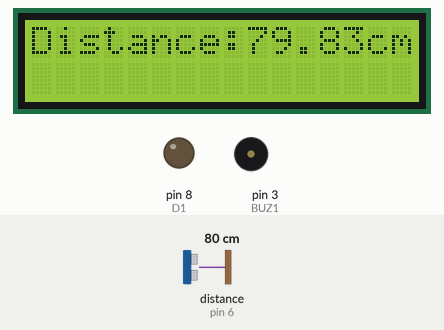
Recording of a sketch running on a simulated Arduino Uno, built with avr-gcc and run on an emulated ATmega328P. Parts: 16×2 character LCD, output pins drawn as LEDs (lit = HIGH), buzzer (waves = sounding). Wiring (inferred from the names in the program): ultrasonic range finder: trigger pin 7; echo pin 6. The inputs (shaded band) are chosen by the test bench; at power-on: distance to the obstacle (sensor on pin 6) 80 cm. The echo pulse lasts 58.3 µs per cm; pins used as bus, display or sensor lines are not drawn; what the sketch prints to the serial monitor is not drawn.

Above: at 2.1 s.
At 3.2 s:
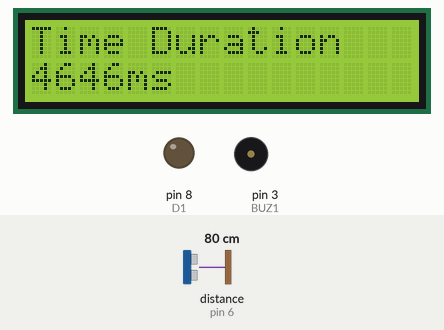
3.3 s: distance to the obstacle (sensor on pin 6) set to 34 cm
At 5.3 s:
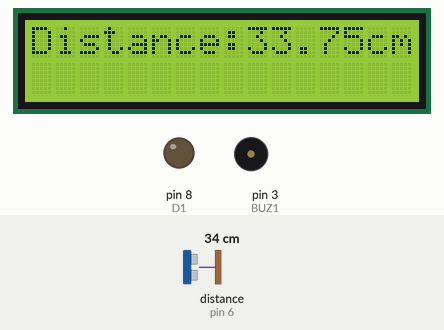
10.1 s: distance to the obstacle (sensor on pin 6) set to 29 cm
At 14.5 s:
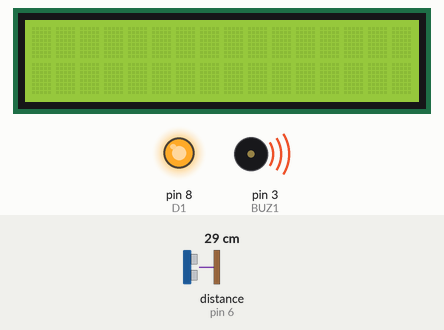
16.9 s: distance to the obstacle (sensor on pin 6) set to 35 cm
At 17.6 s:
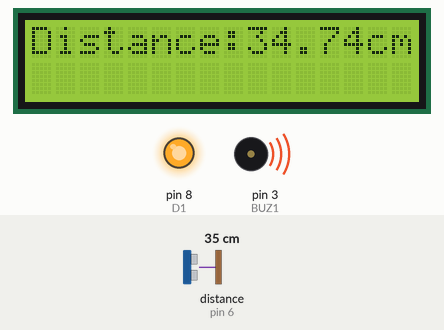
Timing chart, 0 to 20.7 s (numbered marks = the images above; inputs shaded):
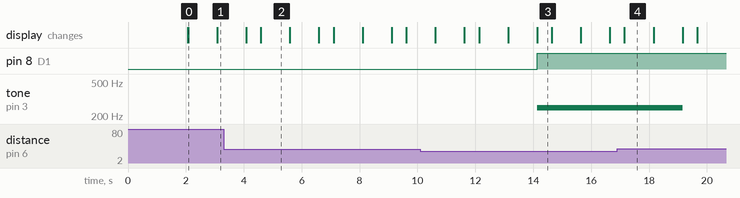

Measured:
- the behaviour switches between 31 and 30 cm on distance to the obstacle (sensor on pin 6) (found by bisection; images 2 and 3)
- after the input at 10.1 s, pin 8 (D1): LOW → HIGH after 4.0 s; tone on pin 3 (BUZ1): silent → 250 Hz after 4.0 s
- after the input at 16.9 s, tone on pin 3 (BUZ1): 250 Hz → silent after 2.3 s
- what the display in image 0 shows lasts 1.0 s, from 2.1 s to 3.1 s
- what the display in image 3 shows lasts 0.5 s, from 14.1 s to 14.6 s

The sketch:

E2.pdsprj.ino
```cpp
#include <LiquidCrystal.h>
const int rs=11,en=10,d4=9,d5=5,d6=4,d7=2;
LiquidCrystal lcd(rs,en,d4,d5,d6,d7);
#define trigPin 7
#define echoPin 6
#define D1 8
#define BUZ1 3
float liquid;

int sound=250;
long duration;
float distance;

void setup() {
  // put your setup code here, to run once:
Serial.begin(9600);
lcd.begin(16,2);
pinMode(trigPin,OUTPUT);
pinMode(echoPin,INPUT);
pinMode(D1,OUTPUT);
pinMode(BUZ1,OUTPUT);
lcd.setCursor(0,0);
lcd.print("Distance & Time");
lcd.setCursor(0,1);
lcd.print("Measurement");
delay(2000);
lcd.clear();
}

void loop() {
  // put your main code here, to run repeatedly:

  digitalWrite(trigPin,LOW);
  delayMicroseconds(2);
  digitalWrite(trigPin,HIGH);
  delayMicroseconds(10);
  digitalWrite(trigPin,LOW);
  duration=pulseIn(echoPin,HIGH);
  distance=(duration/2)/29.1;
  //distance=duration*0.034/2;
  lcd.print("Distance:");
  lcd.print(distance);
  lcd.print("cm");
  delay(1000);
  lcd.clear();
  lcd.print("Time Duration");
  lcd.setCursor(0,1);
  lcd.print(duration);
  lcd.print("ms");
  delay(1000);
  lcd.clear();
  if(distance<=30)
  {
  digitalWrite(D1,HIGH);
  sound=250;
  }
  if(distance>30||distance<=0)
  {
   Serial.println("Out of range");
   noTone(BUZ1);
  }
  else
  {
    Serial.print(distance);
    Serial.println(" cm ");
    tone(BUZ1,sound);
  }
   delay(500);


}
```
